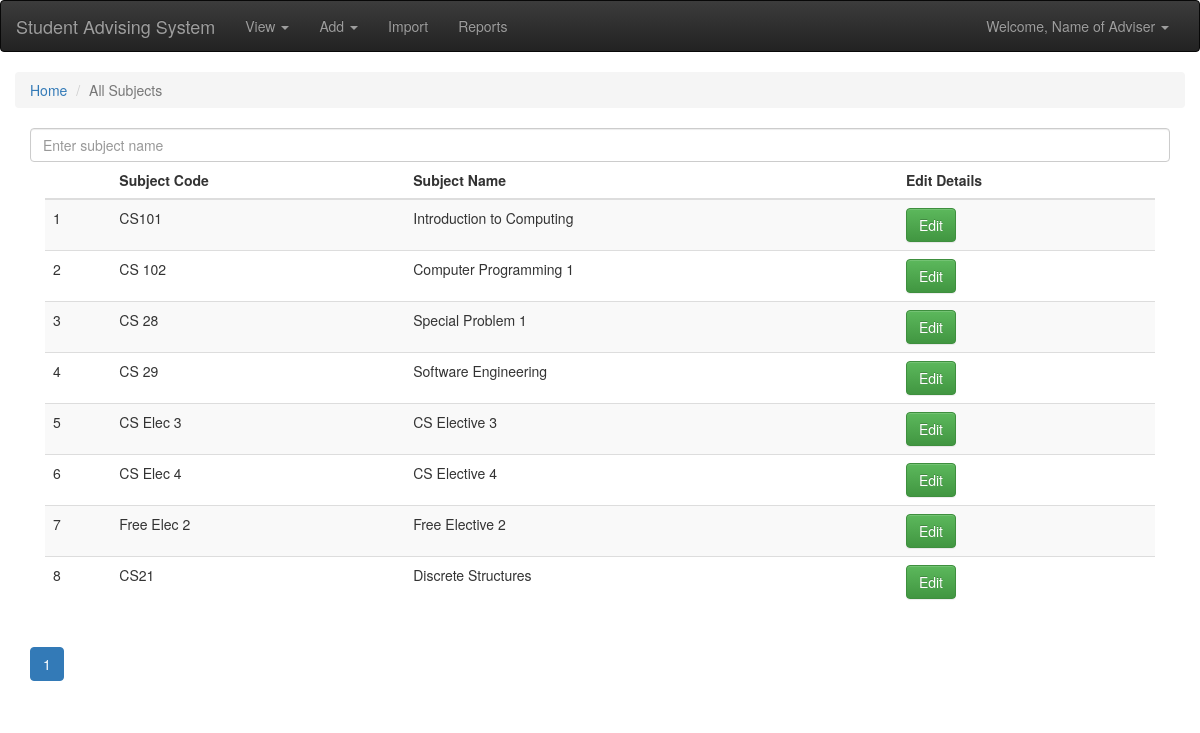
Page /view/subjects.php on the earlier database version.
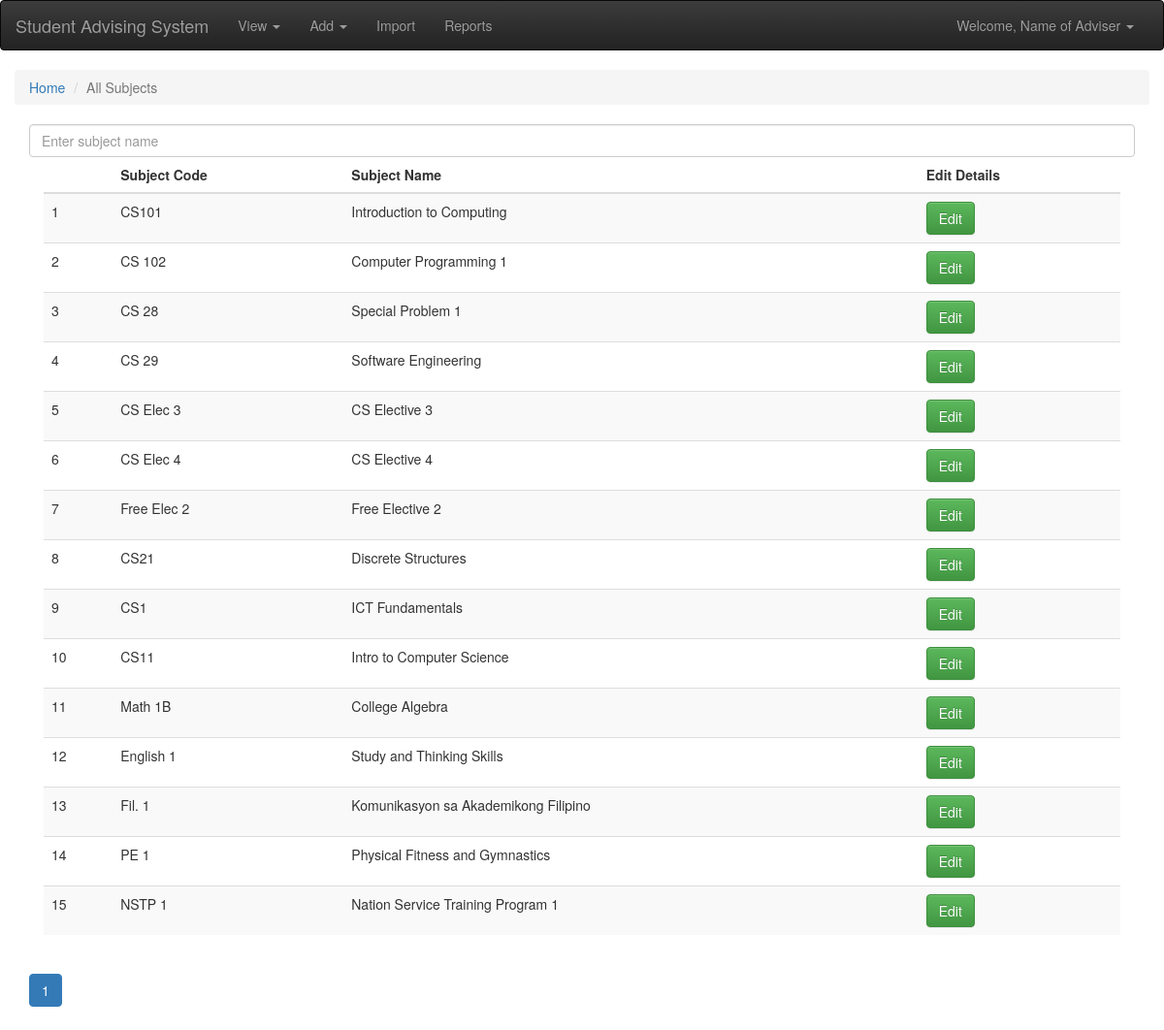
Same page on the later database version.
### tables this page shows
CREATE TABLE `subject` (
  `subject_id` int(255) NOT NULL,
  `subject_name` varchar(255) NOT NULL,
  `subject_description` varchar(255) NOT NULL,
  `lecture_unit` int(255) DEFAULT NULL,
  `lab_unit` int(5) DEFAULT NULL,
  `credit_unit` int(5) NOT NULL
);

### view/subjects.php (the view, shortened to what this page needs)
<?php
	include '../backend/connection.php';
	$pagelvl = "2";
?>
<!DOCTYPE html>
<html>
	<head>
		<link rel="stylesheet" href="../css/bootstrap.min.css">
		<link rel="stylesheet" href="../css/bootstrap-theme.min.css">
	</head>
	<body>
		<?php include '../globalincludes/header.php';?>
		<div class="container-fluid">
			<ol class="breadcrumb">
			  <li><a href="../index.php">Home</a></li>
			  <li class="active">All Subjects</li>
			</ol>
			<div class="container-fluid">
				<input type="text" class="form-control" name="subjectsearchbar" placeholder="Enter subject name">
				<div class="col-md-12">
					<div class="table-responsive">
						<table class="table table-striped">
							<thead>
								<tr>
									<th>  </th>
									<th>Subject Code</th>
									<th>Subject Name</th>
									<th>Edit Details</th>
								</tr>
							</thead>
							<tbody id="tbodyallsub">
								<?php
									$sql = "SELECT * FROM subject";
									$result = $conn->query($sql);
									$num = 0;
									while($row = $result->fetch_assoc()){
										$num++;
										echo '
											<tr>
												<td>'.$num.'</td>
												<td>'.$row['subject_name'].'</td>
												<td>'.$row['subject_description'].'</td>
												<td><a href="../edit/subject.php?subid='.$row['subject_id'].'"><button class="btn btn-success">Edit</button></a></td>
											</tr>
										';
									}
								?>
							</tbody>
						</table>
					</div>
				</div>
				<nav aria-label="...">
				  <ul class="pagination">
				    <li class="active"><a href="#">1 <span class="sr-only">(current)</span></a></li>
				  </ul>
				</nav>
			</div>
	</body>
</html>

### globalincludes/header.php (shortened to what this page needs)
<?php
    if($pagelvl=='2'){
        echo '
            <nav class="navbar navbar-inverse">
                <div class="container-fluid">
                  <div class="navbar-header">
                      <a class="navbar-brand" href="../index.php">Student Advising System</a>
                  </div>
                  <div class="collapse navbar-collapse" id="bs-example-navbar-collapse-1">
                    <ul class="nav navbar-nav">
                        <li class="dropdown">
                          <a href="#" class="dropdown-toggle" data-toggle="dropdown" role="button" aria-haspopup="true" aria-expanded="false">View <span class="caret"></span></a>
                        </li>
                        <li class="dropdown">
                          <a href="#" class="dropdown-toggle" data-toggle="dropdown" role="button" aria-haspopup="true" aria-expanded="false">Add <span class="caret"></span></a>
                        </li>
                        <li><a href="../import/import.php">Import</a></li>
                        <li><a href="#">Reports</a></li>
                      </ul>
                      <ul class="nav navbar-nav navbar-right">
                        <li class="dropdown">
                            <a href="#" class="dropdown-toggle" data-toggle="dropdown" role="button" aria-haspopup="true" aria-expanded="false">Welcome, Name of Adviser <span class="caret"></span></a>
                        </li>
                      </ul>
                  </div>
                </div>
            </nav>
            ';
    }
?>

Differences in the rows shown:
added subject: subject_name "CS1", subject_description "ICT Fundamentals"
added subject: subject_name "CS11", subject_description "Intro to Computer Science"
added subject: subject_name "Math 1B", subject_description "College Algebra"
added subject: subject_name "English 1", subject_description "Study and Thinking Skills"
added subject: subject_name "Fil. 1", subject_description "Komunikasyon sa Akademikong Filipino"
added subject: subject_name "PE 1", subject_description "Physical Fitness and Gymnastics"
added subject: subject_name "NSTP 1", subject_description "Nation Service Training Program 1"
